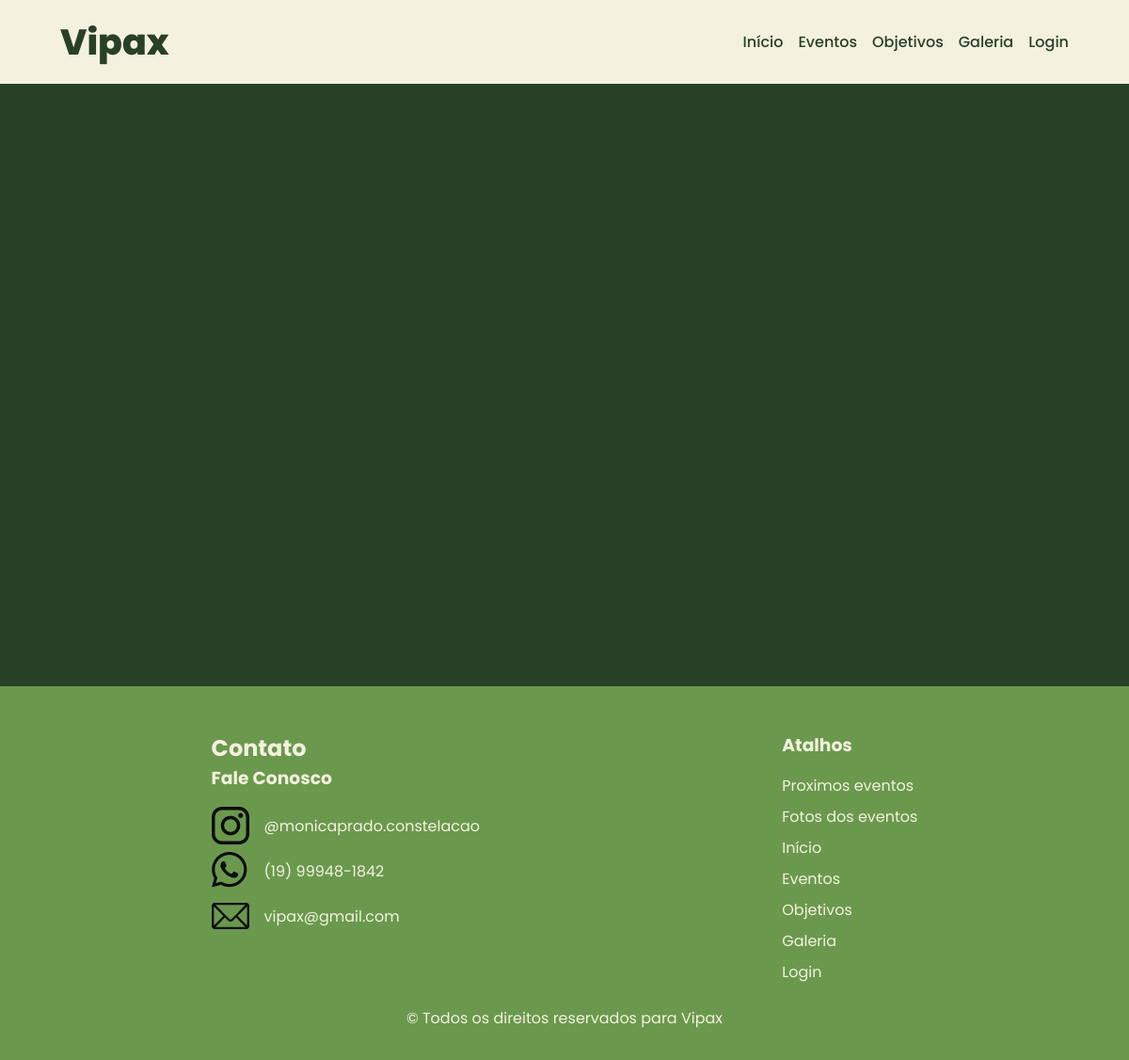
Before: /objetivos.php with the older database file.
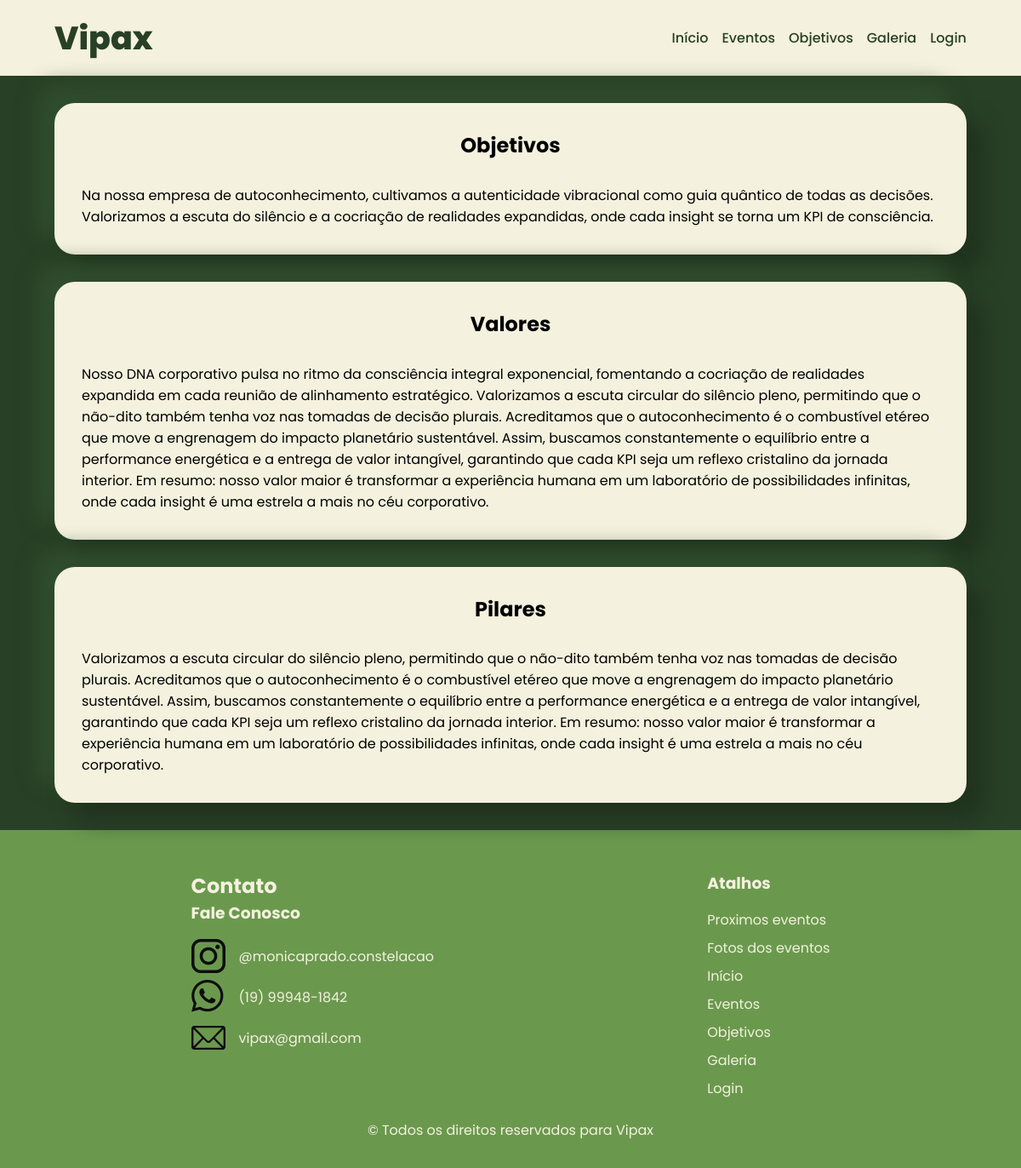
After: the same page with the newer database file.
### tables this page shows
CREATE TABLE `objetivos` (
  `id` int(11) NOT NULL,
  `titulo` varchar(255) NOT NULL,
  `texto` text DEFAULT NULL
);

### objetivos.php (the view, shortened to what this page needs)
<?php
include "header.php";
include "config/conexao.php";
?>
    <main id="objetivos">
      <?php
      $sql_code = "SELECT * FROM objetivos";
      $query_objetivos = $mysqli->query($sql_code);
      while ($row = $query_objetivos->fetch_assoc()) {
      ?>
      <section class="objetivos">
        <h2><?= $row['titulo'];?></h2>
        <p><?= $row['texto'];?></p>
      </section>
      <?php } ?>
    </main>
<?php
include "footer.php";
?>

Changed rows visible on the page:
added objetivos: titulo "Objetivos", texto "Na nossa empresa de autoconhecimento, cultivamos a autenticidade vibracional como guia quântico de todas as decisões. Valorizamos a escuta do silêncio e a cocriação de realidades expandidas, onde cada insight se torna um KPI de consciência."
added objetivos: titulo "Valores", texto "Nosso DNA corporativo pulsa no ritmo da consciência integral exponencial, fomentando a cocriação de realidades expandida em cada reunião de alinhamento estratégico. Valorizamos a escuta circular do silêncio pleno, permitindo que o não-dito também tenha voz nas tomadas de decisão plurais. Acreditamos que o autoconhecimento é o combustível etéreo que move a engrenagem do impacto planetário sustentável. Assim, buscamos constantemente o equilíbrio entre a performance energética e a entrega de valor intangível, garantindo que cada KPI seja um reflexo cristalino da jornada interior. Em resumo: nosso valor maior é transformar a experiência humana em um laboratório de possibilidades infinitas, onde…"
added objetivos: titulo "Pilares", texto "Valorizamos a escuta circular do silêncio pleno, permitindo que o não-dito também tenha voz nas tomadas de decisão plurais. Acreditamos que o autoconhecimento é o combustível etéreo que move a engrenagem do impacto planetário sustentável. Assim, buscamos constantemente o equilíbrio entre a performance energética e a entrega de valor intangível, garantindo que cada KPI seja um reflexo cristalino da jornada interior. Em resumo: nosso valor maior é transformar a experiência humana em um laboratório de possibilidades infinitas, onde cada insight é uma estrela a mais no céu corporativo."
